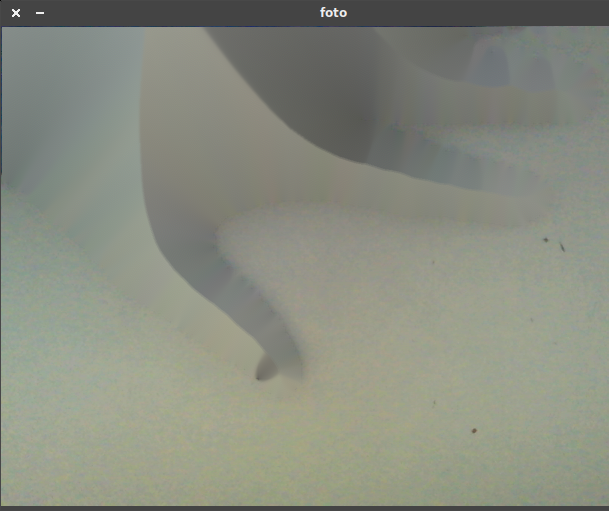
#> input picture 19aula/inpainted.png, 609 x 511 px, given in place of the camera
$ jupyter execute --allow-errors 'Inpaint 1.ipynb'   (shell and % lines are left out)
#> lines starting #> are read from the running program, lines starting #| are printed output that depends on the picture; after the words box and inside, x2 and y2 are one past the last pixel; in counts of white or black regions, pixels touching at a corner belong together
[cell 1]
import cv2
import numpy as np
import matplotlib.pyplot as plt

[cell 2]
cap = cv2.VideoCapture(0)

while cap.isOpened():
    ret, frame = cap.read()
#> frame is the input picture: shape (511, 609, 3); mean B, G, R 127.4, 140.1, 136.4
    if ret == True:
        gs = cv2.cvtColor(frame, cv2.COLOR_BGR2GRAY)
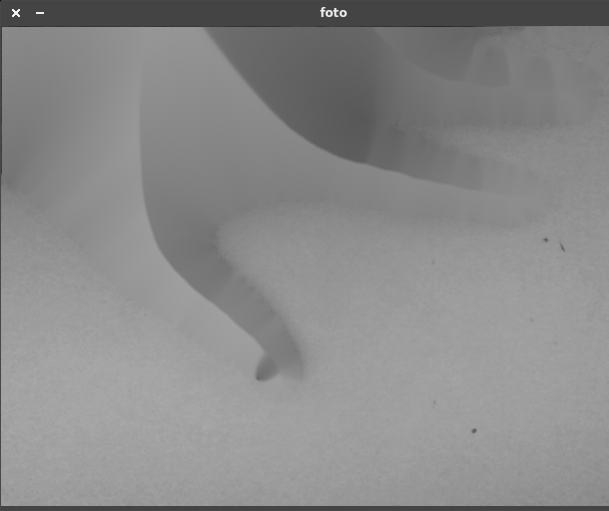
#> gs: shape (511, 609); min 0, max 238, mean 137.5

        #cv2.imshow("frame", frame)

        img = frame
        img = cv2.cvtColor(img, cv2.COLOR_BGR2RGB)

        hsv = cv2.cvtColor(img, cv2.COLOR_RGB2HSV)
#> hsv: shape (511, 609, 3); mean H, S, V 39.8, 23.4, 140.5

        cor1 = (0, 30, 10)
        cor2 = (35, 200, 200)

        mask = cv2.inRange(hsv, cor1, cor2)
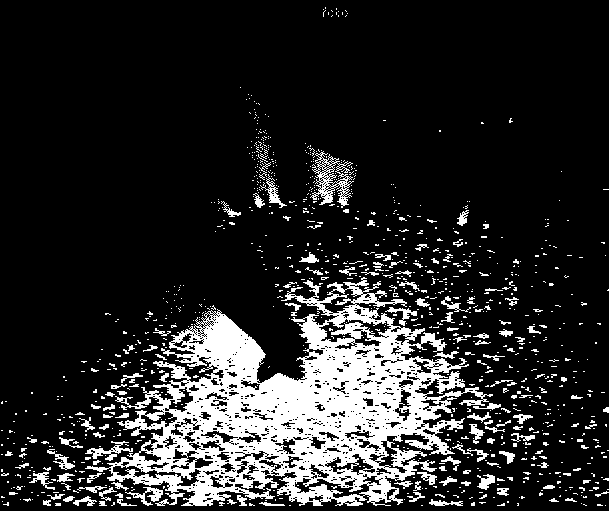
#> mask: shape (511, 609); 16% white; 1051 white regions (919 under 20 px), largest, box (x1, y1, x2, y2) and area: (85, 277, 493, 506) 37770, (310, 151, 354, 208) 867, (85, 441, 133, 461) 298
        result = cv2.bitwise_and(img, img, mask=mask)
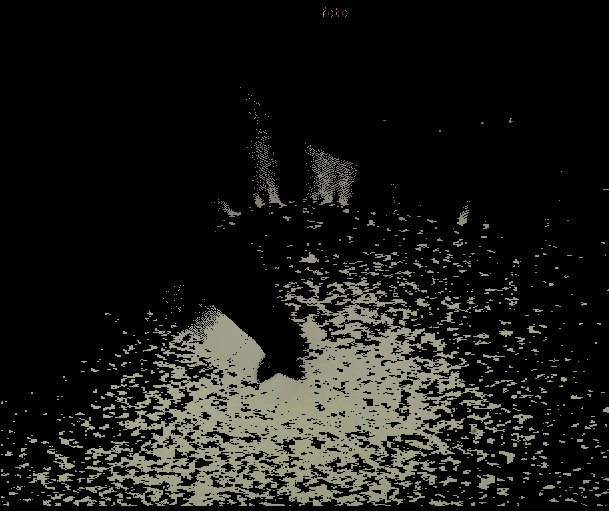
#> result: shape (511, 609, 3); mean R, G, B 25.3, 25.4, 21.8

        #mask = cv2.morphologyEx(mask, cv2.MORPH_CLOSE, cv2.getStructuringElement(cv2.MORPH_RECT,(9,9)))
        #mask = cv2.morphologyEx(mask, cv2.MORPH_OPEN, cv2.getStructuringElement(cv2.MORPH_RECT,(9,9)))

        mask = cv2.dilate(mask, cv2.getStructuringElement(cv2.MORPH_RECT,(9, 9)), 3)
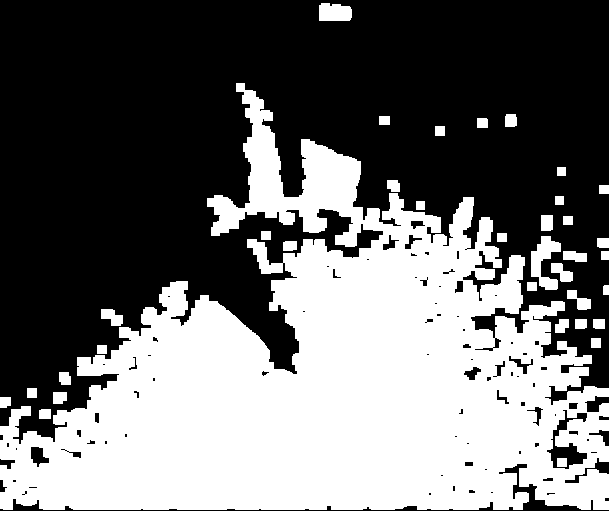
#> mask: shape (511, 609); 43% white; 36 white regions, largest, box (x1, y1, x2, y2) and area: (0, 83, 609, 510) 128404, (531, 236, 561, 290) 832, (319, 3, 352, 21) 534

        #plt.imshow(mask)

        inpainted = cv2.inpaint(img, mask, 3, cv2.INPAINT_TELEA)
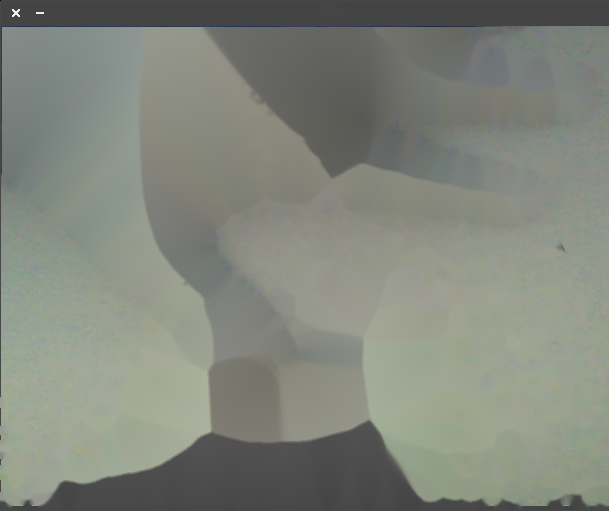
#> inpainted: shape (511, 609, 3); mean R, G, B 129.7, 133.9, 123.9
        cv2.imshow("frame", frame)
        cv2.imshow("inpaint", inpainted)

#         if cv2.waitKey(1):
#             if 0xFF == ord("t"):
#                 cv2.imshow("foto", frame)

        key = cv2.waitKey(1) & 0xFF
#> (key q is pressed here)

        if key == ord("t"):
            cv2.imshow("frame_orig", frame)
            cv2.imshow("foto", inpainted)
        if key == ord("q"):
            break

cap.release()
cv2.destroyAllWindows()

$ run again, on 19aula/orig.png
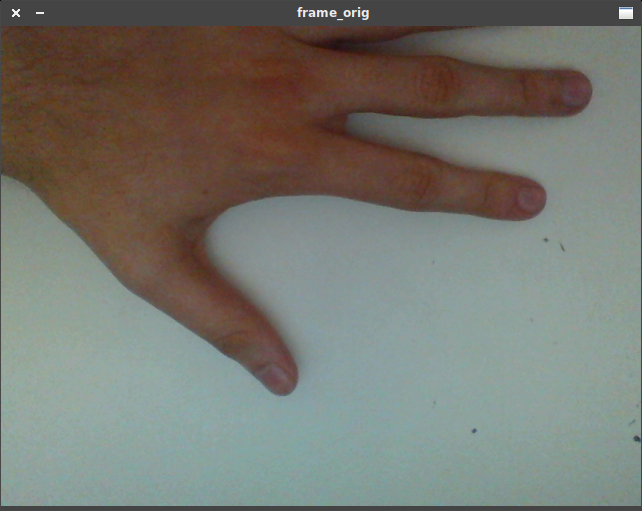
#> input picture 19aula/orig.png, 642 x 511 px, given in place of the camera
#> frame is the input picture: shape (511, 642, 3); mean B, G, R 110.9, 118.6, 118
#> hsv: shape (511, 642, 3); mean H, S, V 53.1, 56.8, 128.3
#> `mask = cv2.inRange(hsv, cor1, cor2)`:
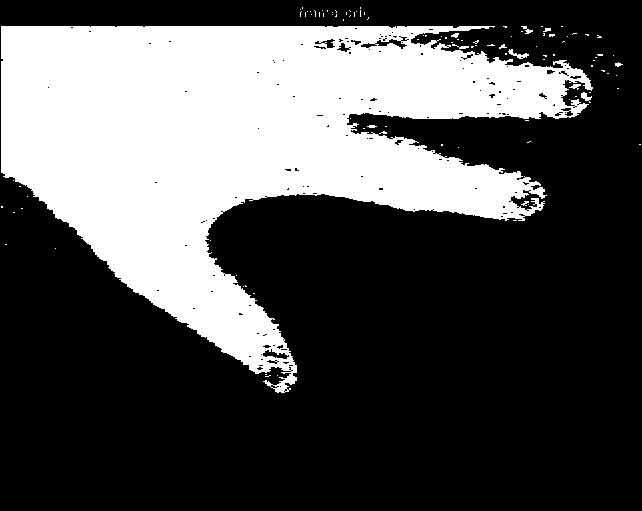
#> mask: shape (511, 642); 32% white; 106 white regions (94 under 20 px), largest, box (x1, y1, x2, y2) and area: (1, 26, 593, 393) 104195, (508, 49, 529, 59) 77, (581, 92, 592, 103) 59
#> `inpainted = cv2.inpaint(img, mask, 3, cv2.INPAINT_TELEA)`:
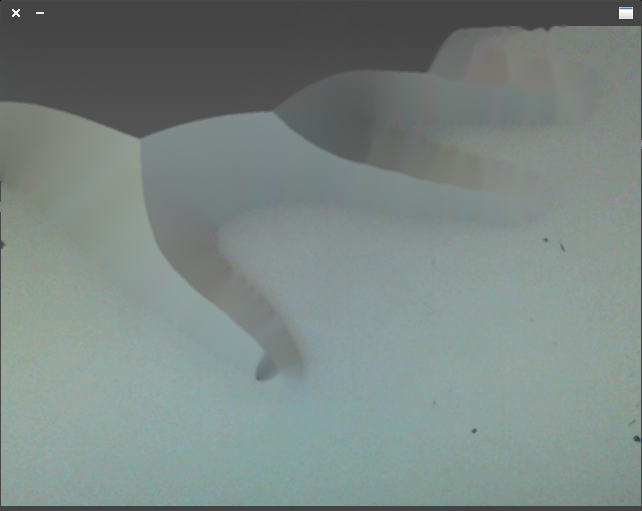
#> inpainted: shape (511, 642, 3); mean R, G, B 122.5, 134.6, 131.2
